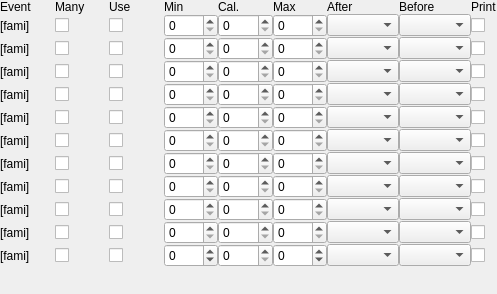
             <widget class="QWidget" name="scrollAreaWidgetContents">
              <property name="geometry">
               <rect>
                <x>0</x>
                <y>0</y>
                <width>497</width>
                <height>294</height>
               </rect>
              </property>
              <layout class="QGridLayout" name="gridLayout_7" columnstretch="0,0,0,0,0,0,0,0,0,0">
               <property name="leftMargin">
                <number>0</number>
               </property>
               <property name="topMargin">
                <number>0</number>
               </property>
               <property name="rightMargin">
                <number>0</number>
               </property>
               <property name="bottomMargin">
                <number>0</number>
               </property>
               <property name="spacing">
                <number>0</number>
               </property>
               <item row="1" column="0">
                <widget class="QLabel" name="uiFamLabel1">
                 <property name="text">
                  <string>[fami]</string>
                 </property>
                </widget>
               </item>
               <item row="1" column="1">
                <widget class="QCheckBox" name="uiManyFam1">
                 <property name="text">
                  <string/>
                 </property>
                </widget>
               </item>
               <item row="1" column="2">
                <widget class="QCheckBox" name="uiUseFam1">
                 <property name="text">
                  <string/>
                 </property>
                </widget>
               </item>
               <item row="1" column="5">
                <widget class="QSpinBox" name="uiAgeCalFam1">
                 <property name="maximum">
                  <number>130</number>
                 </property>
                </widget>
               </item>
               <item row="1" column="6">
                <widget class="QSpinBox" name="uiAgeMaxFam1">
                 <property name="maximum">
                  <number>130</number>
                 </property>
                </widget>
               </item>
               <item row="2" column="0">
                <widget class="QLabel" name="uiFamLabel2">
                 <property name="text">
                  <string>[fami]</string>
                 </property>
                </widget>
               </item>
               <item row="2" column="1">
                <widget class="QCheckBox" name="uiManyFam2">
                 <property name="text">
                  <string/>
                 </property>
                </widget>
               </item>
               <item row="2" column="2">
                <widget class="QCheckBox" name="uiUseFam2">
                 <property name="text">
                  <string/>
                 </property>
                </widget>
               </item>
               <item row="2" column="4">
                <widget class="QSpinBox" name="uiAgeMinFam2">
                 <property name="maximum">
                  <number>130</number>
                 </property>
                </widget>
               </item>
               <item row="2" column="5">
                <widget class="QSpinBox" name="uiAgeCalFam2">
                 <property name="maximum">
                  <number>130</number>
                 </property>
                </widget>
               </item>
               <item row="2" column="6">
                <widget class="QSpinBox" name="uiAgeMaxFam2">
                 <property name="maximum">
                  <number>130</number>
                 </property>
                </widget>
               </item>
               <item row="3" column="0">
                <widget class="QLabel" name="uiFamLabel3">
                 <property name="text">
                  <string>[fami]</string>
                 </property>
                </widget>
               </item>
               <item row="3" column="1">
                <widget class="QCheckBox" name="uiManyFam3">
                 <property name="text">
                  <string/>
                 </property>
                </widget>
               </item>
               <item row="3" column="2">
                <widget class="QCheckBox" name="uiUseFam3">
                 <property name="text">
                  <string/>
                 </property>
                </widget>
               </item>
               <item row="3" column="4">
                <widget class="QSpinBox" name="uiAgeMinFam3">
                 <property name="maximum">
                  <number>130</number>
                 </property>
                </widget>
               </item>
               <item row="3" column="5">
                <widget class="QSpinBox" name="uiAgeCalFam3">
                 <property name="maximum">
                  <number>130</number>
                 </property>
                </widget>
               </item>
               <item row="3" column="6">
                <widget class="QSpinBox" name="uiAgeMaxFam3">
                 <property name="maximum">
                  <number>130</number>
                 </property>
                </widget>
               </item>
               <item row="4" column="0">
                <widget class="QLabel" name="uiFamLabel4">
                 <property name="text">
                  <string>[fami]</string>
                 </property>
                </widget>
               </item>
               <item row="4" column="1">
                <widget class="QCheckBox" name="uiManyFam4">
                 <property name="text">
                  <string/>
                 </property>
                </widget>
               </item>
               <item row="4" column="2">
                <widget class="QCheckBox" name="uiUseFam4">
                 <property name="text">
                  <string/>
                 </property>
                </widget>
               </item>
               <item row="4" column="4">
                <widget class="QSpinBox" name="uiAgeMinFam4">
                 <property name="maximum">
                  <number>130</number>
                 </property>
                </widget>
               </item>
               <item row="4" column="5">
                <widget class="QSpinBox" name="uiAgeCalFam4">
                 <property name="maximum">
                  <number>130</number>
                 </property>
                </widget>
               </item>
               <item row="4" column="6">
                <widget class="QSpinBox" name="uiAgeMaxFam4">
                 <property name="maximum">
                  <number>130</number>
                 </property>
                </widget>
               </item>
               <item row="5" column="0">
                <widget class="QLabel" name="uiFamLabel5">
                 <property name="text">
                  <string>[fami]</string>
                 </property>
                </widget>
               </item>
               <item row="5" column="1">
                <widget class="QCheckBox" name="uiManyFam5">
                 <property name="text">
                  <string/>
                 </property>
                </widget>
               </item>
               <item row="5" column="2">
                <widget class="QCheckBox" name="uiUseFam5">
                 <property name="text">
                  <string/>
                 </property>
                </widget>
               </item>
               <item row="5" column="4">
                <widget class="QSpinBox" name="uiAgeMinFam5">
                 <property name="maximum">
                  <number>130</number>
                 </property>
                </widget>
               </item>
               <item row="6" column="0">
                <widget class="QLabel" name="uiFamLabel6">
                 <property name="text">
                  <string>[fami]</string>
                 </property>
                </widget>
               </item>
               <item row="5" column="5">
                <widget class="QSpinBox" name="uiAgeCalFam5">
                 <property name="maximum">
                  <number>130</number>
                 </property>
                </widget>
               </item>
               <item row="5" column="6">
                <widget class="QSpinBox" name="uiAgeMaxFam5">
                 <property name="maximum">
                  <number>130</number>
                 </property>
                </widget>
               </item>
               <item row="6" column="1">
                <widget class="QCheckBox" name="uiManyFam6">
                 <property name="text">
                  <string/>
                 </property>
                </widget>
               </item>
               <item row="6" column="2">
                <widget class="QCheckBox" name="uiUseFam6">
                 <property name="text">
                  <string/>
                 </property>
                </widget>
               </item>
               <item row="6" column="4">
                <widget class="QSpinBox" name="uiAgeMinFam6">
                 <property name="maximum">
                  <number>130</number>
                 </property>
                </widget>
               </item>
               <item row="6" column="5">
                <widget class="QSpinBox" name="uiAgeCalFam6">
                 <property name="maximum">
                  <number>130</number>
                 </property>
                </widget>
               </item>
               <item row="6" column="6">
                <widget class="QSpinBox" name="uiAgeMaxFam6">
                 <property name="maximum">
                  <number>130</number>
                 </property>
                </widget>
               </item>
               <item row="7" column="0">
                <widget class="QLabel" name="uiFamLabel7">
                 <property name="text">
                  <string>[fami]</string>
                 </property>
                </widget>
               </item>
               <item row="7" column="1">
                <widget class="QCheckBox" name="uiManyFam7">
                 <property name="text">
                  <string/>
                 </property>
                </widget>
               </item>
               <item row="7" column="2">
                <widget class="QCheckBox" name="uiUseFam7">
                 <property name="text">
                  <string/>
                 </property>
                </widget>
               </item>
               <item row="7" column="4">
                <widget class="QSpinBox" name="uiAgeMinFam7">
                 <property name="maximum">
                  <number>130</number>
                 </property>
                </widget>
               </item>
               <item row="7" column="5">
                <widget class="QSpinBox" name="uiAgeCalFam7">
                 <property name="maximum">
                  <number>130</number>
                 </property>
                </widget>
               </item>
               <item row="7" column="6">
                <widget class="QSpinBox" name="uiAgeMaxFam7">
                 <property name="maximum">
                  <number>130</number>
                 </property>
                </widget>
               </item>
               <item row="8" column="0">
                <widget class="QLabel" name="uiFamLabel8">
                 <property name="text">
                  <string>[fami]</string>
                 </property>
                </widget>
               </item>
               <item row="8" column="1">
                <widget class="QCheckBox" name="uiManyFam8">
                 <property name="text">
                  <string/>
                 </property>
                </widget>
               </item>
               <item row="8" column="2">
                <widget class="QCheckBox" name="uiUseFam8">
                 <property name="text">
                  <string/>
                 </property>
                </widget>
               </item>
               <item row="8" column="4">
                <widget class="QSpinBox" name="uiAgeMinFam8">
                 <property name="maximum">
                  <number>130</number>
                 </property>
                </widget>
               </item>
               <item row="9" column="0">
                <widget class="QLabel" name="uiFamLabel9">
                 <property name="text">
                  <string>[fami]</string>
                 </property>
                </widget>
               </item>
               <item row="8" column="5">
                <widget class="QSpinBox" name="uiAgeCalFam8">
                 <property name="maximum">
                  <number>130</number>
                 </property>
                </widget>
               </item>
               <item row="8" column="6">
                <widget class="QSpinBox" name="uiAgeMaxFam8">
                 <property name="maximum">
                  <number>130</number>
                 </property>
                </widget>
               </item>
               <item row="9" column="1">
                <widget class="QCheckBox" name="uiManyFam9">
                 <property name="text">
                  <string/>
                 </property>
                </widget>
               </item>
               <item row="9" column="2">
                <widget class="QCheckBox" name="uiUseFam9">
                 <property name="text">
                  <string/>
                 </property>
                </widget>
               </item>
               <item row="9" column="4">
                <widget class="QSpinBox" name="uiAgeMinFam9">
                 <property name="maximum">
                  <number>130</number>
                 </property>
                </widget>
               </item>
               <item row="9" column="5">
                <widget class="QSpinBox" name="uiAgeCalFam9">
                 <property name="maximum">
                  <number>130</number>
                 </property>
                </widget>
               </item>
               <item row="9" column="6">
                <widget class="QSpinBox" name="uiAgeMaxFam9">
                 <property name="maximum">
                  <number>130</number>
                 </property>
                </widget>
               </item>
               <item row="10" column="0">
                <widget class="QLabel" name="uiFamLabel10">
                 <property name="text">
                  <string>[fami]</string>
                 </property>
                </widget>
               </item>
               <item row="10" column="1">
                <widget class="QCheckBox" name="uiManyFam10">
                 <property name="text">
                  <string/>
                 </property>
                </widget>
               </item>
               <item row="10" column="2">
                <widget class="QCheckBox" name="uiUseFam10">
                 <property name="text">
                  <string/>
                 </property>
                </widget>
               </item>
               <item row="10" column="4">
                <widget class="QSpinBox" name="uiAgeMinFam10">
                 <property name="maximum">
                  <number>130</number>
                 </property>
                </widget>
               </item>
               <item row="10" column="5">
                <widget class="QSpinBox" name="uiAgeCalFam10">
                 <property name="maximum">
                  <number>130</number>
                 </property>
                </widget>
               </item>
               <item row="10" column="6">
                <widget class="QSpinBox" name="uiAgeMaxFam10">
                 <property name="maximum">
                  <number>130</number>
                 </property>
                </widget>
               </item>
               <item row="12" column="2">
                <widget class="QCheckBox" name="uiUseFam11">
                 <property name="text">
                  <string/>
                 </property>
                </widget>
               </item>
               <item row="12" column="1">
                <widget class="QCheckBox" name="uiManyFam11">
                 <property name="text">
                  <string/>
                 </property>
                </widget>
               </item>
               <item row="12" column="0">
                <widget class="QLabel" name="uiFamLabel11">
                 <property name="text">
                  <string>[fami]</string>
                 </property>
                </widget>
               </item>
               <item row="12" column="4">
                <widget class="QSpinBox" name="uiAgeMinFam11">
                 <property name="minimum">
                  <number>-999</number>
                 </property>
                 <property name="maximum">
                  <number>999</number>
                 </property>
                </widget>
               </item>
               <item row="12" column="5">
                <widget class="QSpinBox" name="uiAgeCalFam11">
                 <property name="maximum">
                  <number>130</number>
                 </property>
                </widget>
               </item>
               <item row="12" column="6">
                <widget class="QSpinBox" name="uiAgeMaxFam11">
                 <property name="minimum">
                  <number>-999</number>
                 </property>
                 <property name="maximum">
                  <number>999</number>
                 </property>
                </widget>
               </item>
               <item row="1" column="7">
                <widget class="QComboBox" name="uiEntryFamLimitMin1"/>
               </item>
               <item row="1" column="8">
                <widget class="QComboBox" name="uiEntryFamLimitMax1"/>
               </item>
               <item row="2" column="7">
                <widget class="QComboBox" name="uiEntryFamLimitMin2"/>
               </item>
               <item row="2" column="8">
                <widget class="QComboBox" name="uiEntryFamLimitMax2"/>
               </item>
               <item row="3" column="7">
                <widget class="QComboBox" name="uiEntryFamLimitMin3"/>
               </item>
               <item row="3" column="8">
                <widget class="QComboBox" name="uiEntryFamLimitMax3"/>
               </item>
               <item row="4" column="7">
                <widget class="QComboBox" name="uiEntryFamLimitMin4"/>
               </item>
               <item row="4" column="8">
                <widget class="QComboBox" name="uiEntryFamLimitMax4"/>
               </item>
               <item row="5" column="7">
                <widget class="QComboBox" name="uiEntryFamLimitMin5"/>
               </item>
               <item row="6" column="7">
                <widget class="QComboBox" name="uiEntryFamLimitMin6"/>
               </item>
               <item row="5" column="8">
                <widget class="QComboBox" name="uiEntryFamLimitMax5"/>
               </item>
               <item row="7" column="7">
                <widget class="QComboBox" name="uiEntryFamLimitMin7"/>
               </item>
               <item row="8" column="7">
                <widget class="QComboBox" name="uiEntryFamLimitMin8"/>
               </item>
               <item row="9" column="7">
                <widget class="QComboBox" name="uiEntryFamLimitMin9"/>
               </item>
               <item row="10" column="7">
                <widget class="QComboBox" name="uiEntryFamLimitMin10"/>
               </item>
               <item row="12" column="7">
                <widget class="QComboBox" name="uiEntryFamLimitMin11"/>
               </item>
               <item row="6" column="8">
                <widget class="QComboBox" name="uiEntryFamLimitMax6"/>
               </item>
               <item row="7" column="8">
                <widget class="QComboBox" name="uiEntryFamLimitMax7"/>
               </item>
               <item row="8" column="8">
                <widget class="QComboBox" name="uiEntryFamLimitMax8"/>
               </item>
               <item row="9" column="8">
                <widget class="QComboBox" name="uiEntryFamLimitMax9"/>
               </item>
               <item row="1" column="4">
                <widget class="QSpinBox" name="uiAgeMinFam1">
                 <property name="maximum">
                  <number>130</number>
                 </property>
                </widget>
               </item>
               <item row="10" column="8">
                <widget class="QComboBox" name="uiEntryFamLimitMax10"/>
               </item>
               <item row="0" column="4">
                <widget class="QLabel" name="label_159">
                 <property name="text">
                  <string>Min</string>
                 </property>
                </widget>
               </item>
               <item row="12" column="8">
                <widget class="QComboBox" name="uiEntryFamLimitMax11"/>
               </item>
               <item row="13" column="4">
                <spacer name="verticalSpacer">
                 <property name="orientation">
                  <enum>Qt::Vertical</enum>
                 </property>
                 <property name="sizeHint" stdset="0">
                  <size>
                   <width>20</width>
                   <height>40</height>
                  </size>
                 </property>
                </spacer>
               </item>
               <item row="0" column="6">
                <widget class="QLabel" name="label_161">
                 <property name="text">
                  <string>Max</string>
                 </property>
                </widget>
               </item>
               <item row="0" column="1">
                <widget class="QLabel" name="label_157">
                 <property name="text">
                  <string>Many</string>
                 </property>
                </widget>
               </item>
               <item row="0" column="5">
                <widget class="QLabel" name="label_156">
                 <property name="text">
                  <string>Cal.</string>
                 </property>
                </widget>
               </item>
               <item row="0" column="2">
                <widget class="QLabel" name="label_158">
                 <property name="text">
                  <string>Use</string>
                 </property>
                </widget>
               </item>
               <item row="0" column="7">
                <widget class="QLabel" name="label_23">
                 <property name="text">
                  <string>After</string>
                 </property>
                </widget>
               </item>
               <item row="0" column="8">
                <widget class="QLabel" name="label_24">
                 <property name="text">
                  <string>Before</string>
                 </property>
                </widget>
               </item>
               <item row="0" column="0">
                <widget class="QLabel" name="label_155">
                 <property name="maximumSize">
                  <size>
                   <width>16777215</width>
                   <height>18</height>
                  </size>
                 </property>
                 <property name="text">
                  <string>Event</string>
                 </property>
                </widget>
               </item>
               <item row="1" column="9">
                <widget class="QCheckBox" name="uiPrintFam1">
                 <property name="text">
                  <string/>
                 </property>
                </widget>
               </item>
               <item row="2" column="9">
                <widget class="QCheckBox" name="uiPrintFam2">
                 <property name="text">
                  <string/>
                 </property>
                </widget>
               </item>
               <item row="3" column="9">
                <widget class="QCheckBox" name="uiPrintFam3">
                 <property name="text">
                  <string/>
                 </property>
                </widget>
               </item>
               <item row="4" column="9">
                <widget class="QCheckBox" name="uiPrintFam4">
                 <property name="text">
                  <string/>
                 </property>
                </widget>
               </item>
               <item row="5" column="9">
                <widget class="QCheckBox" name="uiPrintFam5">
                 <property name="text">
                  <string/>
                 </property>
                </widget>
               </item>
               <item row="6" column="9">
                <widget class="QCheckBox" name="uiPrintFam6">
                 <property name="text">
                  <string/>
                 </property>
                </widget>
               </item>
               <item row="7" column="9">
                <widget class="QCheckBox" name="uiPrintFam7">
                 <property name="text">
                  <string/>
                 </property>
                </widget>
               </item>
               <item row="8" column="9">
                <widget class="QCheckBox" name="uiPrintFam8">
                 <property name="text">
                  <string/>
                 </property>
                </widget>
               </item>
               <item row="9" column="9">
                <widget class="QCheckBox" name="uiPrintFam9">
                 <property name="text">
                  <string/>
                 </property>
                </widget>
               </item>
               <item row="10" column="9">
                <widget class="QCheckBox" name="uiPrintFam10">
                 <property name="text">
                  <string/>
                 </property>
                </widget>
               </item>
               <item row="12" column="9">
                <widget class="QCheckBox" name="uiPrintFam11">
                 <property name="maximumSize">
                  <size>
                   <width>24</width>
                   <height>16777215</height>
                  </size>
                 </property>
                 <property name="text">
                  <string/>
                 </property>
                </widget>
               </item>
               <item row="0" column="9">
                <widget class="QLabel" name="label_32">
                 <property name="text">
                  <string>Print</string>
                 </property>
                </widget>
               </item>
              </layout>
             </widget>
